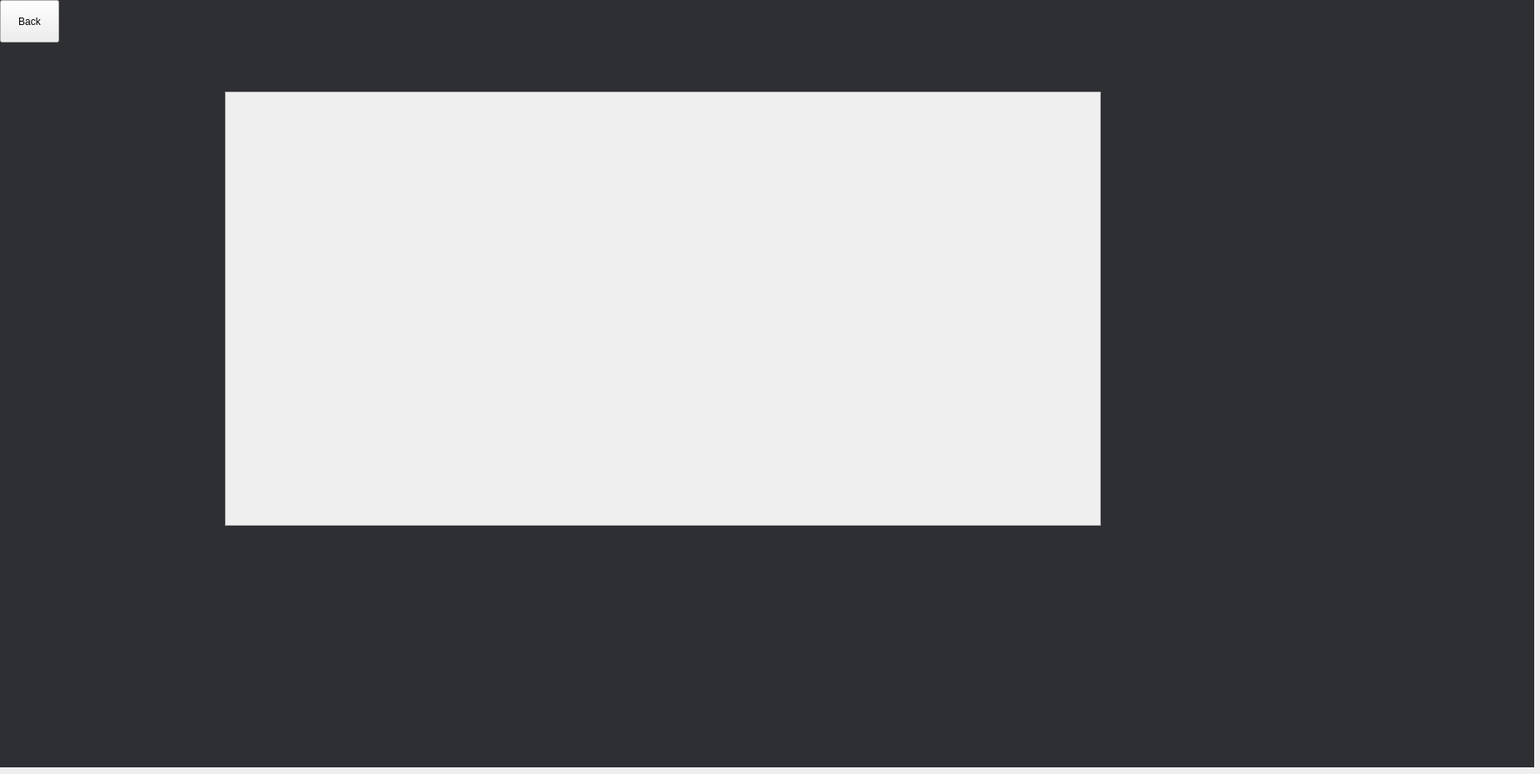
<?xml version="1.0" encoding="UTF-8"?>
<ui version="4.0">
 <class>ChatBox</class>
 <widget class="QWidget" name="ChatBox">
  <property name="geometry">
   <rect>
    <x>0</x>
    <y>0</y>
    <width>1848</width>
    <height>929</height>
   </rect>
  </property>
  <property name="windowTitle">
   <string>Form</string>
  </property>
  <widget class="QLabel" name="background">
   <property name="geometry">
    <rect>
     <x>-10</x>
     <y>-20</y>
     <width>1851</width>
     <height>941</height>
    </rect>
   </property>
   <property name="styleSheet">
    <string notr="true">background-color: rgb(46, 47, 51);</string>
   </property>
   <property name="text">
    <string/>
   </property>
  </widget>
  <widget class="QScrollArea" name="scrollArea">
   <property name="geometry">
    <rect>
     <x>270</x>
     <y>110</y>
     <width>1051</width>
     <height>521</height>
    </rect>
   </property>
   <property name="widgetResizable">
    <bool>true</bool>
   </property>
   <widget class="QWidget" name="scrollAreaWidgetContents">
    <property name="geometry">
     <rect>
      <x>0</x>
      <y>0</y>
      <width>1049</width>
      <height>519</height>
     </rect>
    </property>
   </widget>
  </widget>
  <widget class="QPushButton" name="Back">
   <property name="geometry">
    <rect>
     <x>0</x>
     <y>0</y>
     <width>71</width>
     <height>51</height>
    </rect>
   </property>
   <property name="text">
    <string>Back</string>
   </property>
  </widget>
 </widget>
 <resources/>
 <connections/>
</ui>
